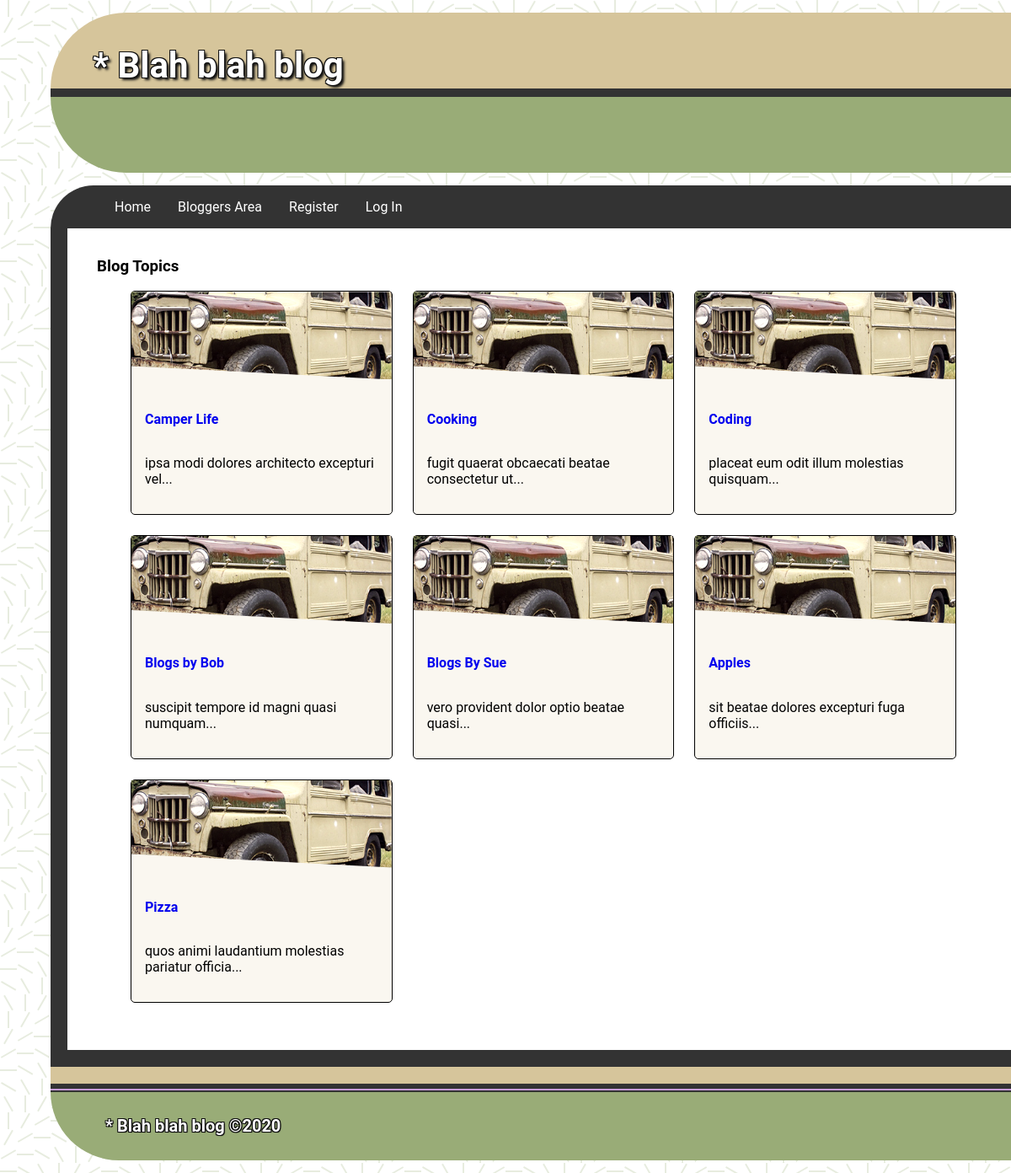
Before: / with the older database file.
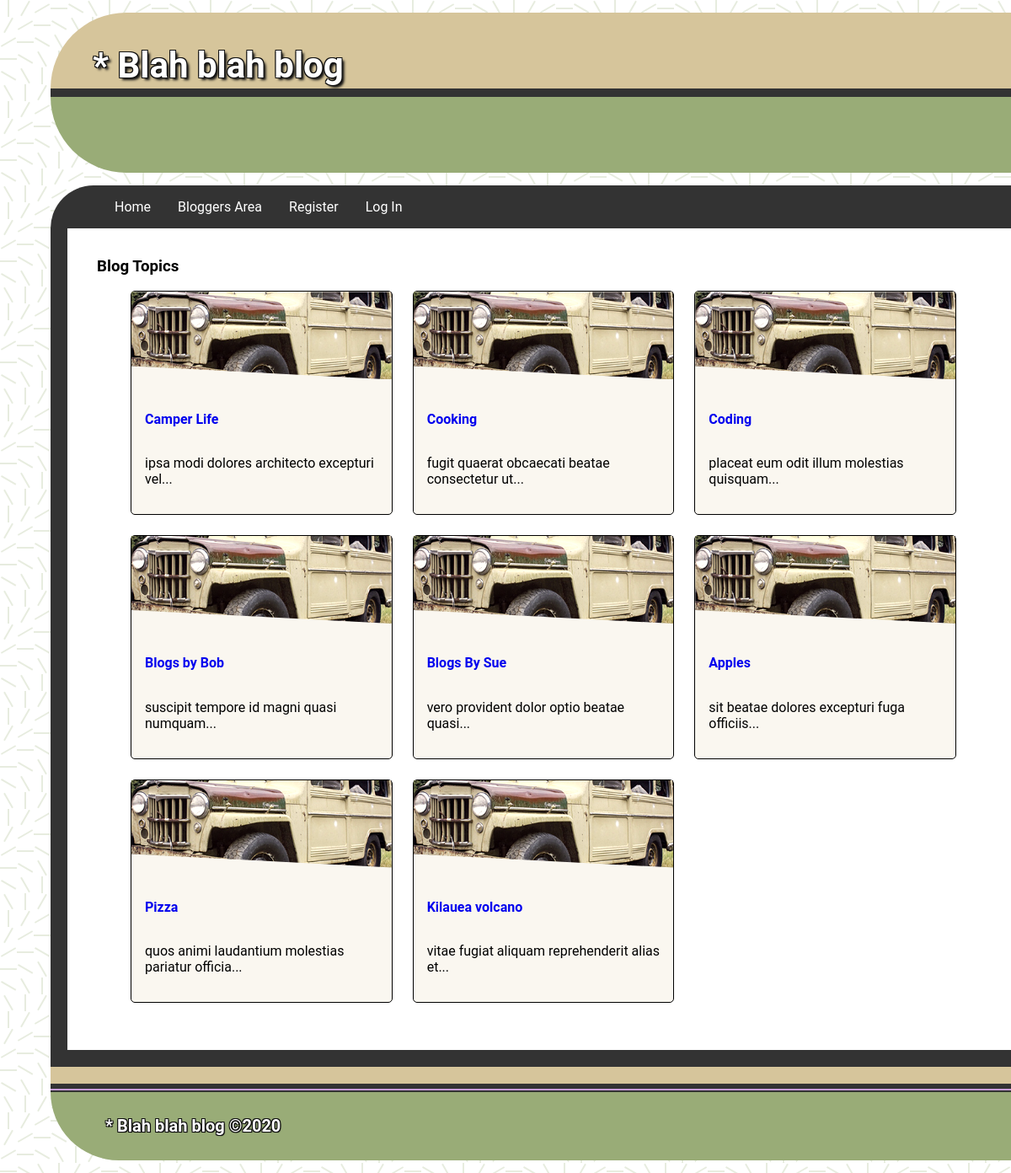
After: the same page with the newer database file.
### blog_app/models.py (models this page shows)
class Topic(models.Model):
    text = models.CharField(max_length=255)
    date_added = models.DateTimeField(auto_now_add=True)
    owner = models.ForeignKey(User, on_delete=models.CASCADE)
    def __str__(self):
        return self.text

### blog_app/views.py (the view)
# urls.py: path('', views.index, name='index'),
def index(request):
    topics = Topic.objects.order_by('date_added')
    content = {"topics": topics}
    return render(request, 'blog_app/index.html', content)

### blog_app/templates/blog_app/index.html
{% extends 'blog_app/base.html' %}
{%load static %}
{% block content %}
<div>
    <h3>Blog Topics</h3>
</div>
<div class="cards">
    <ul>
        {% if request.user.is_authenticated.is_owner %}
            {% for topic in topics %}
                <li class="card">
                    <div class="img"><img src="{% static 'jeep.jpg' %}" alt=""></div>
                    <div class="text">
                        <h4><a href="{% url 'blog_app:topic' topic.id %}">{{ topic }}</a></h4>
                        <p>{% lorem 6 w random %}...</p>
                    </div>
                </li>
            {% empty %}
                <li class="card">No Blog Topics have been added yet.</li>
            {% endfor %}
        {% else %}
            {% for topic in topics %}
                <li class="card">
                    <div class="img"><img src="{% static 'jeep.jpg' %}" alt=""></div>
                    <div class="text">
                        <h4><a href="{% url 'blog_app:pub_topic' topic.id %}">{{ topic }}</a></h4>
                        <p>{% lorem 6 w random %}...</p>
                    </div>
                </li>
            {% empty %}
                <li class="card">No Blog Topics have been added yet.</li>
            {% endfor %}
        {% endif %}
    </ul>
</div>
{% endblock content %}

Changed rows visible on the page:
added Topic: text "Kilauea volcano", lorem "vitae fugiat aliquam reprehenderit alias et"
